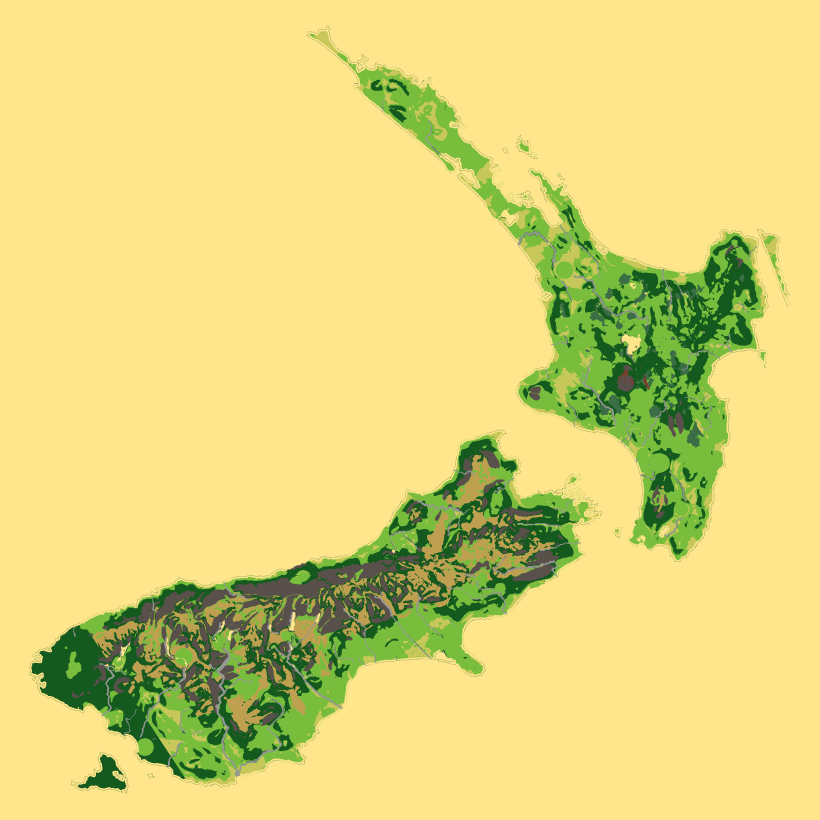
#> input picture source/mask_4096.png, 4096 x 4096 px (shown at 1/5 size)
$ python sample_photo_colours.py ../source/mask_4096.png
#> lines starting #> are read from the running program, lines starting #| are printed output that depends on the picture
#> in main, rgb is the input picture: shape (4096, 4096, 3); mean R, G, B 223.9, 213.1, 123.8
"""Sample satellite colours from a north-up photo of New Zealand for the Aotearoa satellite texture.

Lines the photo up with the terrain by matching coastlines, then writes:

  tools/satellite_palette.json  median photo colour per surface layer, plus snow and sea colours
  source/sat_tint_512.png       the photo's regional colour, resampled into map space and blurred

The photo itself is not stored. Run:  python sample_photo_colours.py path/to/photo.png
"""

from __future__ import annotations

import json
import math
import sys
from pathlib import Path

import numpy as np
from PIL import Image
from scipy import ndimage, optimize

import generate_terrain as g

TOOLS_DIR = Path(__file__).resolve().parent
TINT_SIZE = 512


def merc_y(lat: np.ndarray) -> np.ndarray:
    return np.degrees(np.log(np.tan(np.pi / 4 + np.radians(lat) / 2)))


def photo_sea_mask(rgb: np.ndarray) -> np.ndarray:
    r, gr, b = (rgb[..., i].astype(np.float32) for i in range(3))
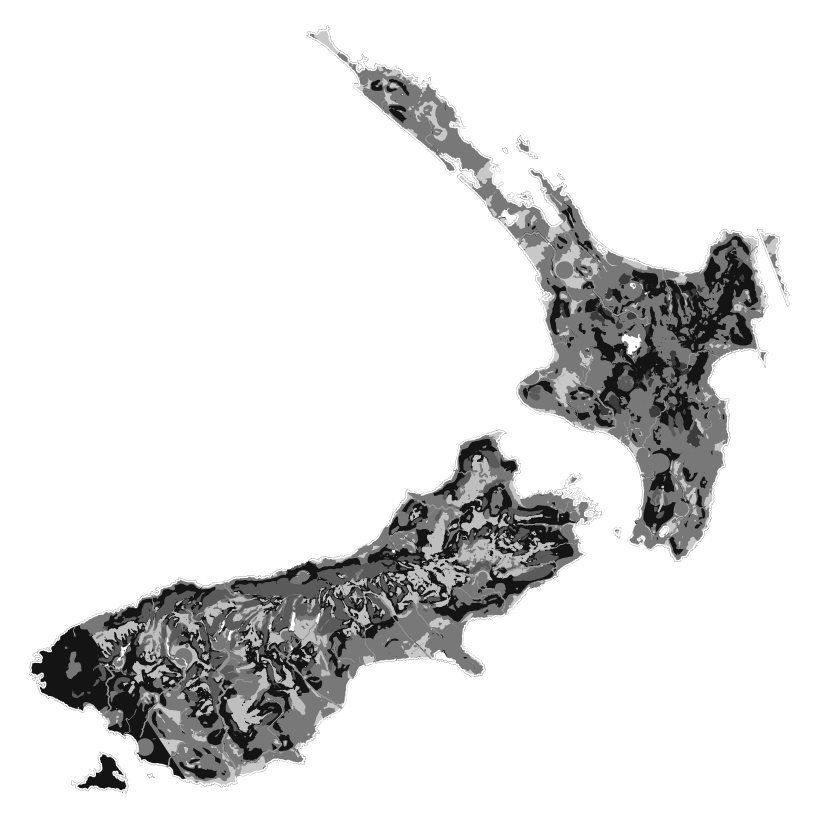
#> r: shape (4096, 4096) float32 (shown at 1/5 size); min 20, max 255, mean 223.9
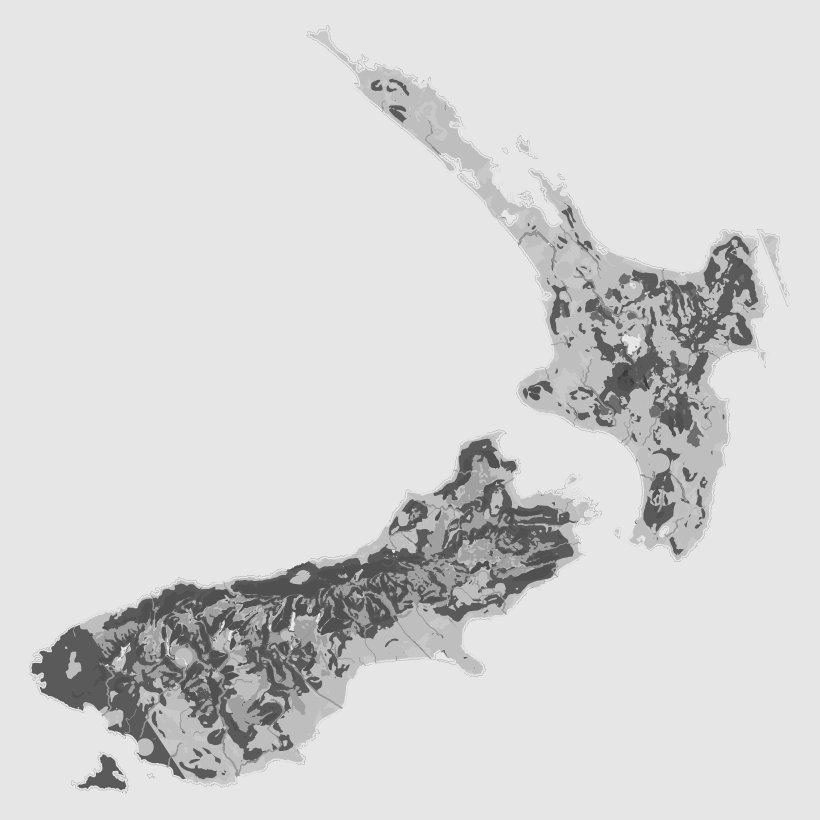
#> gr: shape (4096, 4096) float32 (shown at 1/5 size); min 60, max 230, mean 213.1
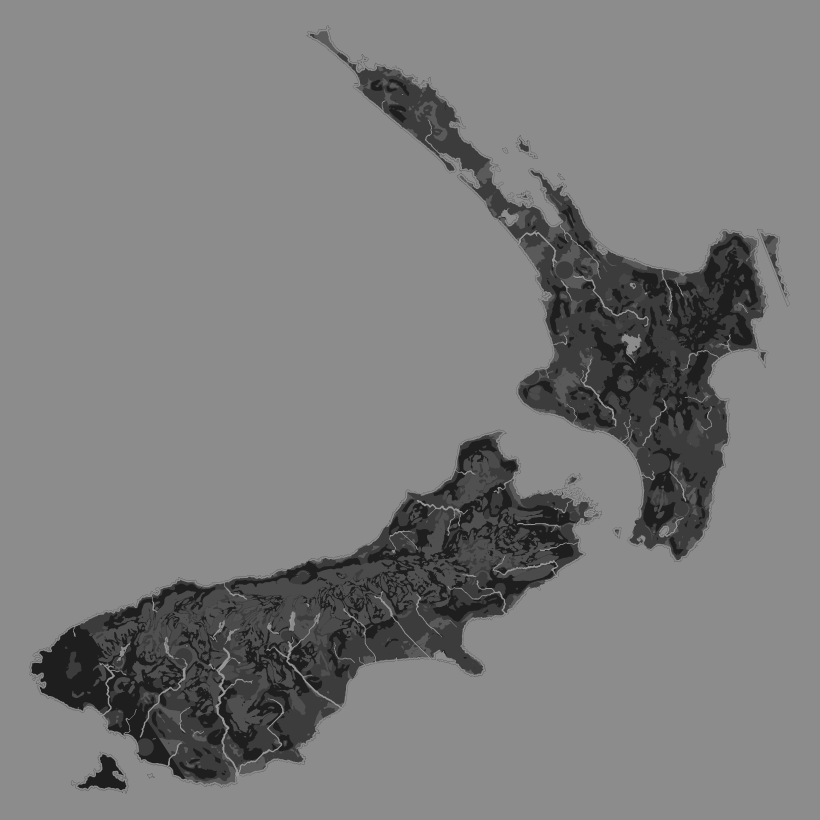
#> b: shape (4096, 4096) float32 (shown at 1/5 size); min 30, max 150, mean 123.8
    sea = (b > r + 22) & (b > gr - 5)
#> sea: shape (4096, 4096) bool; every value is 0
    sea = ndimage.binary_opening(sea, iterations=1)
    return ndimage.binary_closing(sea, iterations=1)


def to_photo(params: np.ndarray, lon: np.ndarray, lat: np.ndarray, centre: tuple[float, float]):
    sx, sy, ox, oy, rot = params
    x = (lon - centre[0]) * sx
    y = -(merc_y(lat) - merc_y(np.array(centre[1]))) * sy
    c, s = math.cos(rot), math.sin(rot)
    return x * c - y * s + ox, x * s + y * c + oy


def main() -> None:
    photo_path = Path(sys.argv[1])
    rgb = np.asarray(Image.open(photo_path).convert("RGB"))
    sea_photo = photo_sea_mask(rgb)
    land_photo = ~sea_photo
#> land_photo: shape (4096, 4096) bool; every value is 1
    ph, pw = land_photo.shape
#> ph = 4096; pw = 4096

#> (the run stopped early here; a loop or call above may not have finished)
